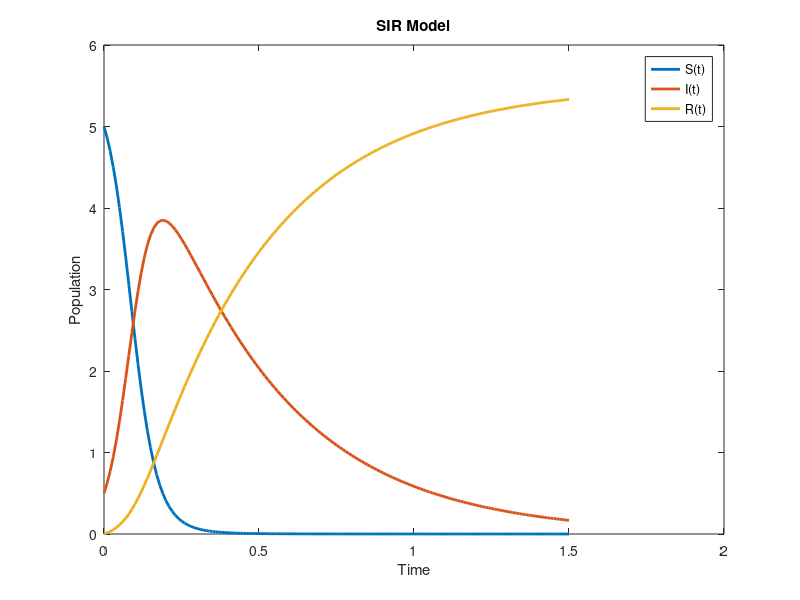

The MATLAB source for this figure:
% WAP to simulate the SIR model

b = 5; a = 2.5;
S0=5;I0=0.5;R0=0;

tspan = 0:0.01:1.5;

dydt = @(t,y) [(-b*y(1)*y(2));
    (b*y(1)*y(2) - a*y(2));
    (a*y(2))];

[y,t] = ode45(dydt,tspan,[S0 I0 R0]);
plot(y,t,'linewidth',2)

legend('S(t)','I(t)','R(t)')
title('SIR Model')
xlabel('Time')
ylabel('Population')